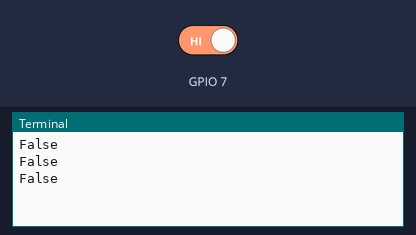
A program run on a simulated Raspberry Pi (BCM pin numbers). Parts: the last lines printed to the terminal. Inputs (shaded band) come from the test bench; at power-on: GPIO 7 HIGH. Files the program writes start out absent; camera commands give no picture and take their timeout (5 s if none is given; 1 s for webcam tools); the clock reads 2024-03-15 10:24:30 at power-on unless the program sets it.

Above: at 1.2 s.
1.3 s: GPIO 7 driven LOW
At 2.1 s:
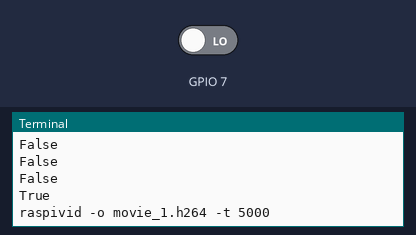
At 7.4 s:
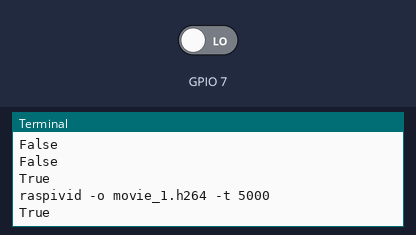

The program:

pi_move_detector.py
```python
# (licence header left out)
#!/usr/bin/python
# Import required libraries
import sys
#import os
import subprocess
import time
import RPi.GPIO as GPIO


# Use BCM GPIO references
# instead of physical pin numbers
GPIO.setmode(GPIO.BCM)

# input from GPIO7
GPIO.setup(7, GPIO.IN)

# Set WaitTime to 0.5 second
WaitTime = 0.5
allreadyDetected = False
counter = 1

filename = "temperature_message.txt"

# Start main loop
while True:
  move_detected = not GPIO.input(7) # movement -> 0, no movement -> 1
  print move_detected
  if ((move_detected) & (not allreadyDetected)):

    # get local time
    localtime = time.asctime( time.localtime(time.time()) )

    # Write info into file
    messageFile = open(filename, 'a')
    messageFile.write(localtime + " " + "Movement detected\n")
    messageFile.close()

    allreadyDetected = True
    fileName = 'movie_' + str(counter) + '.h264'
    print ("raspivid -o " + fileName + " -t 5000")
    subprocess.call(["raspivid", "-o", fileName, "-t", "5000"])
    counter +=1
  else:
    allreadyDetected = move_detected

  # Wait before moving on
  time.sleep(WaitTime)
```

Measured:
- after the input at 1.3 s, the terminal: prints a new line after 0.20 s (image 1)
